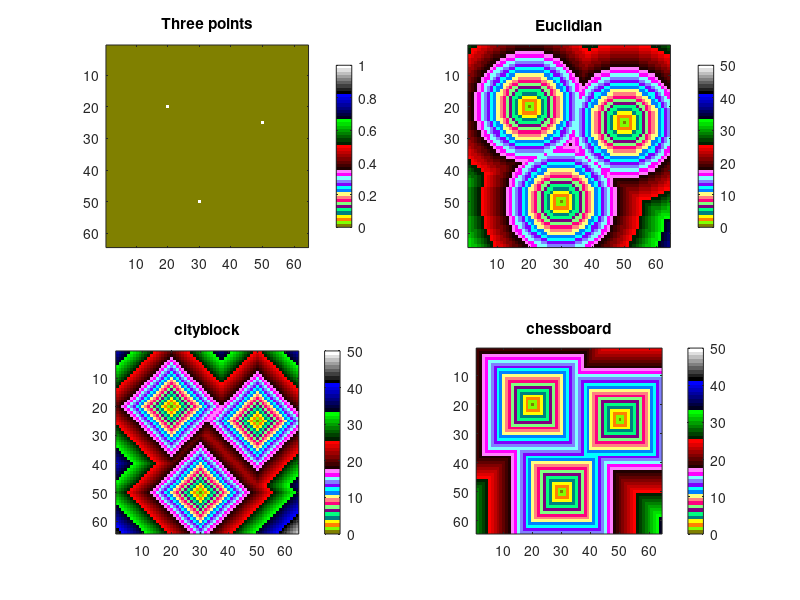

MATLAB code to generate this figure: (Note: this script raises an error after producing the figure.)
Im = zeros(64,64);
Im(20,20) = 1;
Im(50,30) = 1;
Im(25,50) = 1;

figure(1)
colormap(colorcube(51))
subplot(2,2,1), imagesc(Im);
axis image; title('Three points'); colorbar
Im_eq = bwdist(Im);
subplot(2,2,2), imagesc(Im_eq, [0 50]);
axis image; title('Euclidian'); colorbar
Im_eq_cityblock = bwdist(Im, 'cityblock');
subplot(2,2,3), imagesc(Im_eq_cityblock, [0 50]);
axis image; title('cityblock'); colorbar
Im_eq_chessboard = bwdist(Im, 'chessboard');
subplot(2,2,4), imagesc(Im_eq_chessboard, [0 50]);
axis image; title('chessboard'); colorbar

ImD = imread('distObject.tif');
figure(2)
colormap(colorcube(51))
subplot(2,2,1), imagesc(ImD);
axis image; title('distObject'); colorbar
Imd_inside = bwdist(~ImD);
subplot(2,2,2), imagesc(Imd_inside);
axis image; title('distMap in Object'); colorbar
